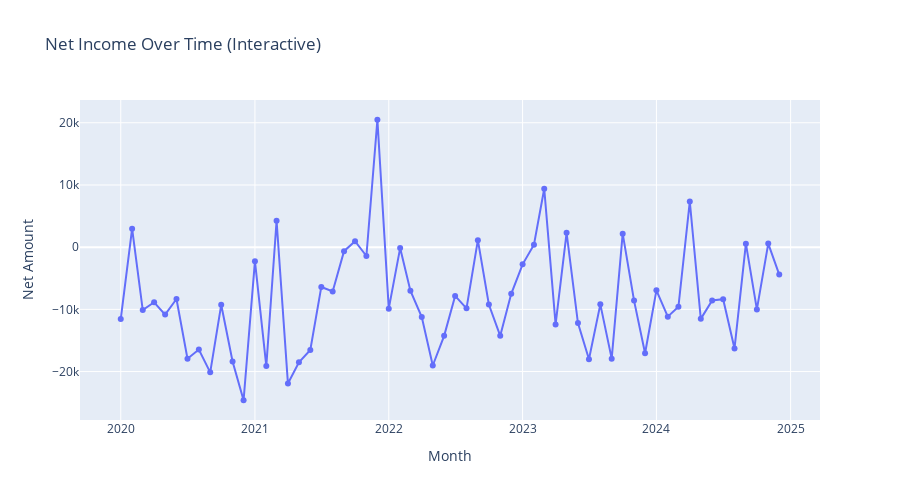

Notebook code for this chart:
### Markdown cell above
# Net Income Over Time

### Code cell
fig2 = px.line(monthly_summary_reset, x='Month', y='Net', markers=True,
               title="Net Income Over Time (Interactive)",
               labels={'Net': 'Net Amount', 'Month': 'Month'}, height=500)
fig2.show()

### Figure 1 — Plotly figure (JSON) as saved in the notebook; plotly's stock layout.template omitted (floating-point values rounded to 4 significant figures)
{"data": [{"hovertemplate": "Month=%{x}<br>Net Amount=%{y}<extra></extra>", "legendgroup": "", "line": {"color": "#636efa", "dash": "solid"}, "marker": {"symbol": "circle"}, "mode": "lines+markers", "name": "", "orientation": "v", "showlegend": false, "type": "scatter", "x": ["2020-01", "2020-02", "2020-03", "2020-04", "2020-05", "2020-06", "2020-07", "2020-08", "2020-09", "2020-10", "2020-11", "2020-12", "2021-01", "2021-02", "2021-03", "2021-04", "2021-05", "2021-06", "2021-07", "2021-08", "2021-09", "2021-10", "2021-11", "2021-12", "2022-01", "2022-02", "2022-03", "2022-04", "2022-05", "2022-06", "2022-07", "2022-08", "2022-09", "2022-10", "2022-11", "2022-12", "2023-01", "2023-02", "2023-03", "2023-04", "2023-05", "2023-06", "2023-07", "2023-08", "2023-09", "2023-10", "2023-11", "2023-12", "2024-01", "2024-02", "2024-03", "2024-04", "2024-05", "2024-06", "2024-07", "2024-08", "2024-09", "2024-10", "2024-11", "2024-12"], "xaxis": "x", "y": [-11560.0, 2962.0, -10120.0, -8863.0, -10840.0, -8335.0, -17930.0, -16450.0, -20130.0, -9266.0, -18370.0, -24610.0, -2253.0, -19120.0, 4243.0, -21930.0, -18500.0, -16540.0, -6396.0, -7129.0, -639.8, 951.4, -1420.0, 20490.0, -9887.0, -143.7, -6989.0, -11230.0, -19030.0, -14250.0, -7836.0, -9838.0, 1121.0, -9217.0, -14260.0, -7497.0, -2763.0, 397.0, 9396.0, -12420.0, 2300.0, -12200.0, -18020.0, -9195.0, -17920.0, 2176.0, -8593.0, -17050.0, -6942.0, -11170.0, -9596.0, 7339.0, -11530.0, -8584.0, -8362.0, -16280.0, 564.1, -10010.0, 573.0, -4409.0], "yaxis": "y"}], "layout": {"height": 500, "legend": {"tracegroupgap": 0}, "title": {"text": "Net Income Over Time (Interactive)"}, "xaxis": {"anchor": "y", "domain": [0, 1], "title": {"text": "Month"}}, "yaxis": {"anchor": "x", "domain": [0, 1], "title": {"text": "Net Amount"}}}}
